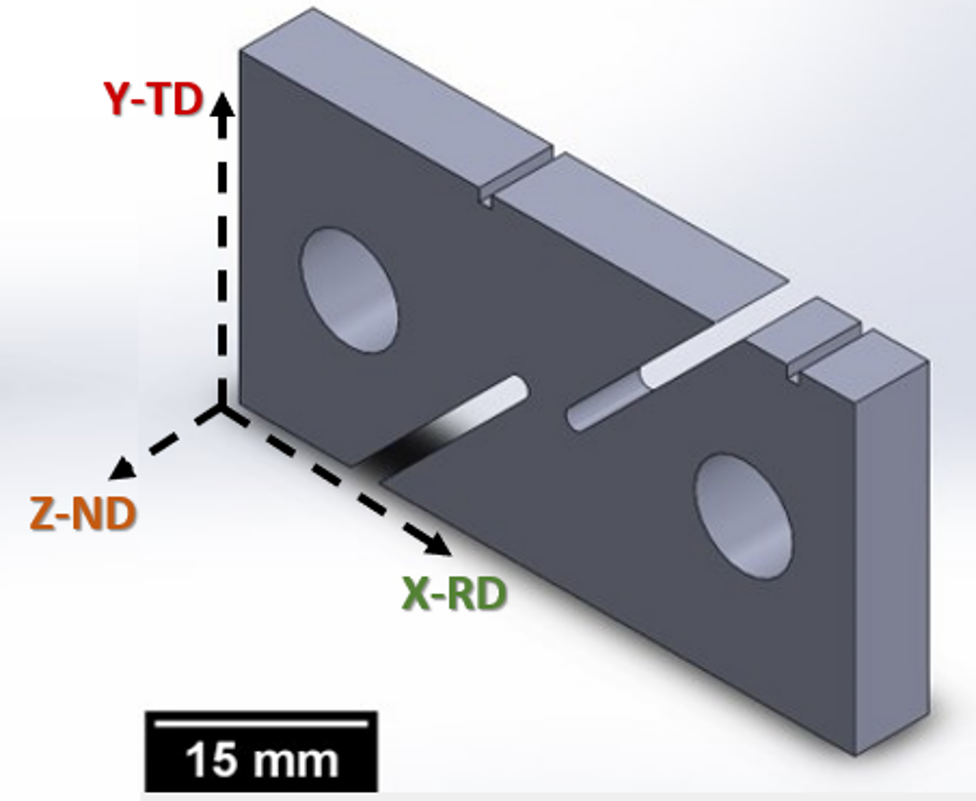
%> input picture sps.png, 976 x 801 px
$ octave euler_crystals_final_code.m   (GNU Octave 9; MATLAB toolbox functions it lacks are replaced by stand-ins)
%> lines starting %> are read from the running program, lines starting %| are printed output that depends on the picture
clear
clc
close all

% if you want to show any crstal, select x=1, if not select x=0
x1=1 ;
x2=0 ;

Eo=[30,0,0 ] ;
Ex=[65.6,13.1,-48.04]  ;


figure, hold on
if x1==1
text(1,1,5, 'The Crystal coloured in Blue,Euler angles [275,0,90] ', 'Rotation',-0.1,'FontSize',12, 'Color', 'b')
end
if x2==2
text(1,-2.8,4.7, 'The Crystal coloured in Magenta,Euler angles [65.6,13.1,-48.04]     ', 'Rotation',-0.1,'FontSize',12, 'Color', 'm')
end
view([10 8 5])
%%%%%%%%%%%%%%%%%%%%%%%%%%%%%%%%%%%%%%%%%% working box %%%%%%%%%%%%%%%%%%%%
% vectors
a = [2 0 0];
b = [0 0 2];
c= [0 3 0];
% starting point
C0 = [0 0 0];
% put vector in a matrix, to make the code more flexible (e.g. more vectors)
V = [a; b;c];
% replicate the starting point for all vectors
C = repmat(C0,size(V,1),1);
% plot
hold on
quiver3(C(:,1),C(:,2),C(:,3),V(:,1),V(:,2),V(:,3),'k-.','LineWidth',2)
hold on
text(1.9,-0.7,-0.1, 'Z-ND', 'Rotation',+5,'FontSize',18, 'Color', '#D95319')
text(-0.1,2.5,0.1, 'X-RD', 'Rotation',+5,'FontSize',18, 'Color', '#77AC30')
text(0.5,0.0,2.1, 'Y-TD', 'Rotation',+5,'FontSize',18, 'Color', '#A2142F')
xlabel('Z-ND'); ylabel('X-RD'); zlabel('Y-TD');
hold on
%%%%%%%%%%%%%%%%%%%%%%%%%%%%%%%%%%%%%%%%%% working box %%%%%%%%%%%%%%%%%%%%

%%%%%%%%%%%%%%%%%%%%%%%%%%%%%%%%%%%%%%% all rotations %%%%%%%%%%%%%%%%%%%%%%%%%%%%%%%%%%%%%%%%%%%%%%%%%%%
Qx(1,1)  =     cosd(Eo(1,1))* cosd(Eo(1,3))  -       sind(Eo(1,1))*sind(Eo(1,3))*cosd(Eo(1,2))      ;
Qx(1,2)  =     sind(Eo(1,1))*cosd(Eo(1,3))   +       cosd(Eo(1,1))*sind(Eo(1,3))*cosd(Eo(1,2))      ;
Qx(1,3)  =     sind(Eo(1,3))*sind(Eo(1,2))                                                       ;

Qx(2,1)  =     -cosd(Eo(1,1))*sind(Eo(1,3))  -       sind(Eo(1,1))*cosd(Eo(1,3))*cosd(Eo(1,2))       ;
Qx(2,2)  =     -sind(Eo(1,1))*sind(Eo(1,3))  +       cosd(Eo(1,1))*cosd(Eo(1,3))*cosd(Eo(1,2))       ;
Qx(2,3)  =     cosd(Eo(1,3))*sind(Eo(1,2))                                                        ;

Qx(3,1) =      sind(Eo(1,1))*sind(Eo(1,2))                                                        ;
Qx(3,2) =      -cosd(Eo(1,1))*sind(Eo(1,2))                                                       ;
Qx(3,3) =      cosd(Eo(1,2))                                                                     ;
%%%%%%%%%%%%%%%%%%%%%%%%%%%%%%%%%%%%%%% all rotations %%%%%%%%%%%%%%%%%%%%%%%%%%%%%%%%%%%%%%%%%%%%%%%%%%%

%%%%%%%%%%%%%%%%%%%%%%%%%%%%%%%%%%%%%%% all rotations %%%%%%%%%%%%%%%%%%%%%%%%%%%%%%%%%%%%%%%%%%%%%%%%%%%
Qxx(1,1)  =     cosd(Ex(1,1))* cosd(Ex(1,3))  -       sind(Ex(1,1))*sind(Ex(1,3))*cosd(Ex(1,2))      ;
Qxx(1,2)  =     sind(Ex(1,1))*cosd(Ex(1,3))   +       cosd(Ex(1,1))*sind(Ex(1,3))*cosd(Ex(1,2))      ;
Qxx(1,3)  =     sind(Ex(1,3))*sind(Ex(1,2))                                                       ;

Qxx(2,1)  =     -cosd(Ex(1,1))*sind(Ex(1,3))  -       sind(Ex(1,1))*cosd(Ex(1,3))*cosd(Ex(1,2))       ;
Qxx(2,2)  =     -sind(Ex(1,1))*sind(Ex(1,3))  +       cosd(Ex(1,1))*cosd(Ex(1,3))*cosd(Ex(1,2))       ;
Qxx(2,3)  =     cosd(Ex(1,3))*sind(Ex(1,2))                                                        ;

Qxx(3,1) =      sind(Ex(1,1))*sind(Ex(1,2))                                                        ;
Qxx(3,2) =      -cosd(Ex(1,1))*sind(Ex(1,2))                                                       ;
Qxx(3,3) =      cosd(Ex(1,2))                                                                     ;
%%%%%%%%%%%%%%%%%%%%%%%%%%%%%%%%%%%%%%% all rotations %%%%%%%%%%%%%%%%%%%%%%%%%%%%%%%%%%%%%%%%%%%%%%%%%%%


%%%%%%%%%%%%%%%%%%%%%%%%effect of first rotation %%%%%%%%%%%%%%%%%%%%%%%%%%%%%%%%%%%%%%%%%%%%%%%%%%%%
Qx1(1,1)  =     cosd(Eo(1,1))     ;
Qx1(1,2)  =     sind(Eo(1,1))     ;
Qx1(1,3)  =     0                                                     ;

Qx1(2,1)  =       - sind(Eo(1,1))  ;
Qx1(2,2)  =     cosd(Eo(1,1))       ;
Qx1(2,3)  =     0                                                       ;

Qx1(3,1) =     0                                                      ;
Qx1(3,2) =    0                                                      ;
Qx1(3,3) =    1                                                                    ;


%%%%%%%%%%%%%%%%%%%%%%%%effect of first rotation %%%%%%%%%%%%%%%%%%%%%%%%%%%%%%%%%%%%%%%%%%%%%%%%%%%%

%%%%%%%%%%%%%%%%%%%%%%%%effect of second  rotation %%%%%%%%%%%%%%%%%%%%%%%%%%%%%%%%%%%%%%%%%%%%%%%%%%%%
Qx2(1,1)  =     1      ;
Qx2(1,2)  =     0      ;
Qx2(1,3)  =     0                                                       ;

Qx2(2,1)  =     0       ;
Qx2(2,2)  =     cosd(Eo(1,2))       ;
Qx2(2,3)  =     sind(Eo(1,2))                                                        ;

Qx2(3,1) =     0                                                      ;
Qx2(3,2) =      -sind(Eo(1,2))                                                       ;
Qx2(3,3) =      cosd(Eo(1,2))          ;


%%%%%%%%%%%%%%%%%%%%%%%%effect of second rotation %%%%%%%%%%%%%%%%%%%%%%%%%%%%%%%%%%%%%%%%%%%%%%%%%%%%

%%%%%%%%%%%%%%%%%%%%%%%%effect of Third rotation %%%%%%%%%%%%%%%%%%%%%%%%%%%%%%%%%%%%%%%%%%%%%%%%%%%%

Qx3(1,1)  =     cosd(Eo(1,3))     ;
Qx3(1,2)  =    sind(Eo(1,3))      ;
Qx3(1,3)  =     0                ;

Qx3(2,1)  =     -sind(Eo(1,3))    ;
Qx3(2,2)  =     cosd(Eo(1,3))      ;
Qx3(2,3)  =     0                                                      ;

Qx3(3,1) =      0                                                        ;
Qx3(3,2) =      0                                                      ;
Qx3(3,3) =     1      ;

%%%%%%%%%%%%%%%%%%%%%%%%effect of third rotation %%%%%%%%%%%%%%%%%%%%%%%%%%%%%%%%%%%%%%%%%%%%%%%%%%%%

%%%%%%%%%%%%%%%%%%%%%%%%%%%%%%%%%%%%%%%%%%%%%%%%%%%%%%%% vectors of firxt rotation
vx=[1 ; 0 ;0 ] ;
vy=[0 ;1 ;0] ;
vz=[0 ; 0 ;1 ] ;

Q1=transpose(Qx);

VX=Q1*vx ;
VY=Q1*vy ;
VZ=Q1*vz ;

T=[ 0 0 1 ; 1 0 0 ; 0 1 0 ];
%T=[1 0 0 ; 0 1 0 ; 0 0 1 ];

v_S1=[VX(1,1) ; VX(2,1) ;VX(3,1)];
v_S2=[ VY(1,1) ;VY(2,1) ;VY(3,1)];
v_S3=[ VZ(1,1); VZ(2,1) ;VZ(3,1)];
v_S4=[v_S3(1,1)+v_S1(1,1) ;v_S3(2,1)+v_S1(2,1) ;v_S3(3,1)+v_S1(3,1) ];
v_S5=[v_S2(1,1)+v_S1(1,1) ;v_S2(2,1)+v_S1(2,1) ;v_S2(3,1)+v_S1(3,1) ];
v_S6=[v_S2(1,1)+v_S3(1,1) ;v_S2(2,1)+v_S3(2,1) ;v_S2(3,1)+v_S3(3,1) ];
v_S7=[v_S2(1,1)+v_S3(1,1)+v_S1(1,1) ;v_S2(2,1)+v_S3(2,1)+v_S1(2,1) ;v_S2(3,1)+v_S3(3,1)+v_S1(3,1) ];

v_M1=T*v_S1 ;
v_M2=T*v_S2 ;
v_M3=T*v_S3 ;
v_M4=T*v_S4 ;
v_M5=T*v_S5 ;
v_M6=T*v_S6 ;
v_M7=T*v_S7 ;
%%%%%%%%%%%%%%%%%%%%%%%%%%%%%%%%%%%%%%%%%%%%%%%%%%%%%%%% vectors of firxt rotation

%%%%%%%%%%%%%%%%%%%%%%%%%%%%%%%%%%%%%%%%%%%%%%%%%%%%%%%% vectors of second rotation
vxx=[1 ; 0 ;0 ] ;
vyx=[0 ;1 ;0] ;
vzx=[0 ; 0 ;1 ] ;

Q1x=transpose(Qxx);

VXx=Q1x*vxx ;
VYx=Q1x*vyx ;
VZx=Q1x*vzx ;

T=[ 0 0 1 ; 1 0 0 ; 0 1 0 ];
%T=[1 0 0 ; 0 1 0 ; 0 0 1 ];

v_S1x=[VXx(1,1) ; VXx(2,1) ;VXx(3,1)];
v_S2x=[ VYx(1,1) ;VYx(2,1) ;VYx(3,1)];
v_S3x=[ VZx(1,1); VZx(2,1) ;VZx(3,1)];
v_S4x=[v_S3x(1,1)+v_S1x(1,1) ;v_S3x(2,1)+v_S1x(2,1) ;v_S3x(3,1)+v_S1x(3,1) ];
v_S5x=[v_S2x(1,1)+v_S1x(1,1) ;v_S2x(2,1)+v_S1x(2,1) ;v_S2x(3,1)+v_S1x(3,1) ];
v_S6x=[v_S2x(1,1)+v_S3x(1,1) ;v_S2x(2,1)+v_S3x(2,1) ;v_S2x(3,1)+v_S3x(3,1) ];
v_S7x=[v_S2x(1,1)+v_S3x(1,1)+v_S1x(1,1) ;v_S2x(2,1)+v_S3x(2,1)+v_S1x(2,1) ;v_S2x(3,1)+v_S3x(3,1)+v_S1x(3,1) ];

v_M1x=T*v_S1x ;
v_M2x=T*v_S2x ;
v_M3x=T*v_S3x ;
v_M4x=T*v_S4x ;
v_M5x=T*v_S5x ;
v_M6x=T*v_S6x ;
v_M7x=T*v_S7x ;
%%%%%%%%%%%%%%%%%%%%%%%%%%%%%%%%%%%%%%%%%%%%%%%%%%%%%%%% vectors of second rotation


hold on


%%%%%%%%%%%%%%%%%%%%%%%%%%%%%%%%%%%%%% Initial Crystal Orientation %%%%%%%%%%%%%%%%%%%%%%%%%%%%%%%%%%
if x1==1
plot3([0 v_M1(1,1)], [0 v_M1(2,1)], [0 v_M1(3,1)],'--o',  'Color', '#77AC30','LineWidth',2)
hold on
hold on
plot3([0 v_M2(1,1)], [0 v_M2(2,1)], [0 v_M2(3,1)] ,'--o',  'Color', '#A2142F','LineWidth',2)
hold on
plot3([0 v_M3(1,1)], [0 v_M3(2,1)], [0 v_M3(3,1)] ,'--o',  'Color', '#D95319','LineWidth',2)
hold on
plot3([v_M3(1,1) v_M4(1,1)], [v_M3(2,1) v_M4(2,1)], [v_M3(3,1) v_M4(3,1)], 'bo-')
hold on
plot3([v_M4(1,1) v_M1(1,1)], [v_M4(2,1) v_M1(2,1)], [v_M4(3,1) v_M1(3,1)], 'bo-')
hold on
plot3([v_M2(1,1) v_M5(1,1)], [v_M2(2,1) v_M5(2,1)], [v_M2(3,1) v_M5(3,1)], 'bo-')
hold on
plot3([v_M5(1,1) v_M1(1,1)], [v_M5(2,1) v_M1(2,1)], [v_M5(3,1) v_M1(3,1)], 'bo-')
hold on
plot3([v_M2(1,1) v_M6(1,1)], [v_M2(2,1) v_M6(2,1)], [v_M2(3,1) v_M6(3,1)], 'bo-')
hold on
plot3([v_M6(1,1) v_M3(1,1)], [v_M6(2,1) v_M3(2,1)], [v_M6(3,1) v_M3(3,1)], 'bo-')
hold on
plot3([v_M7(1,1) v_M6(1,1)], [v_M7(2,1) v_M6(2,1)], [v_M7(3,1) v_M6(3,1)], 'bo-')
hold on
plot3([v_M7(1,1) v_M5(1,1)], [v_M7(2,1) v_M5(2,1)], [v_M7(3,1) v_M5(3,1)], 'bo-')
hold on
plot3([v_M7(1,1) v_M4(1,1)], [v_M7(2,1) v_M4(2,1)], [v_M7(3,1) v_M4(3,1)], 'bo-')
end
%%%%%%%%%%%%%%%%%%%%%%%%%%%%%%%%%%%%%% Initial Crystal Orientation %%%%%%%%%%%%%%%%%%%%%%%%%%%%%%%%%%
hold on
%%%%%%%%%%%%%%%%%%%%%%%%%%%%%%%%%%%%%% second matrix    %%%%%%%%%%%%%%%%%%%%%%%%%%%%%%%%%%
if x2== 2
plot3([0 v_M1x(1,1)], [0 v_M1x(2,1)], [0 v_M1x(3,1)],'--o',  'Color', 'g','LineWidth',2)
hold on
hold on
plot3([0 v_M2x(1,1)], [0 v_M2x(2,1)], [0 v_M2x(3,1)] ,'--o',  'Color', 'r','LineWidth',2)
hold on
plot3([0 v_M3x(1,1)], [0 v_M3x(2,1)], [0 v_M3x(3,1)] ,'--o',  'Color', '#EDB120','LineWidth',2)
hold on
plot3([v_M3x(1,1) v_M4x(1,1)], [v_M3x(2,1) v_M4x(2,1)], [v_M3x(3,1) v_M4x(3,1)], 'mo-')
hold on
plot3([v_M4x(1,1) v_M1x(1,1)], [v_M4x(2,1) v_M1x(2,1)], [v_M4x(3,1) v_M1x(3,1)], 'mo-')
hold on
plot3([v_M2x(1,1) v_M5x(1,1)], [v_M2x(2,1) v_M5x(2,1)], [v_M2x(3,1) v_M5x(3,1)], 'mo-')
hold on
plot3([v_M5x(1,1) v_M1x(1,1)], [v_M5x(2,1) v_M1x(2,1)], [v_M5x(3,1) v_M1x(3,1)], 'mo-')
hold on
plot3([v_M2x(1,1) v_M6x(1,1)], [v_M2x(2,1) v_M6x(2,1)], [v_M2x(3,1) v_M6x(3,1)], 'mo-')
hold on
plot3([v_M6x(1,1) v_M3x(1,1)], [v_M6x(2,1) v_M3x(2,1)], [v_M6x(3,1) v_M3x(3,1)], 'mo-')
hold on
plot3([v_M7x(1,1) v_M6x(1,1)], [v_M7x(2,1) v_M6x(2,1)], [v_M7x(3,1) v_M6x(3,1)], 'mo-')
hold on
plot3([v_M7x(1,1) v_M5x(1,1)], [v_M7x(2,1) v_M5x(2,1)], [v_M7x(3,1) v_M5x(3,1)], 'mo-')
hold on
plot3([v_M7x(1,1) v_M4x(1,1)], [v_M7x(2,1) v_M4x(2,1)], [v_M7x(3,1) v_M4x(3,1)], 'mo-')

end


%%%%%%%%%%%%%%%%%%%%%%%%%%%%%%%%%%%%%%     %%%%%%%%%%%%%%%%%%%%%%%%%%%%%%%%%%
hold on

%%%%%%%%%%%%%%%%%%%%%%%%%%%%%%%%%%%%%%     %%%%%%%%%%%%%%%%%%%%%%%%%%%%%%%%%%


%%%%%%%%%%%%%%%%%%%%%%%%%%%%%%%%%%%%%%     %%%%%%%%%%%%%%%%%%%%%%%%%%%%%%%%%%
hold on

%%%%%%%%%%%%%%%%%%%%%%%%%%%%%%%%%%%%%%     %%%%%%%%%%%%%%%%%%%%%%%%%%%%%%%%%%


%%%%%%%%%%%%%%%%%%%%%%%%%%%%%%%%%%%%%%     %%%%%%%%%%%%%%%%%%%%%%%%%%%%%%%%%%

cdata = flipdim( imread('sps.png'), 1 );
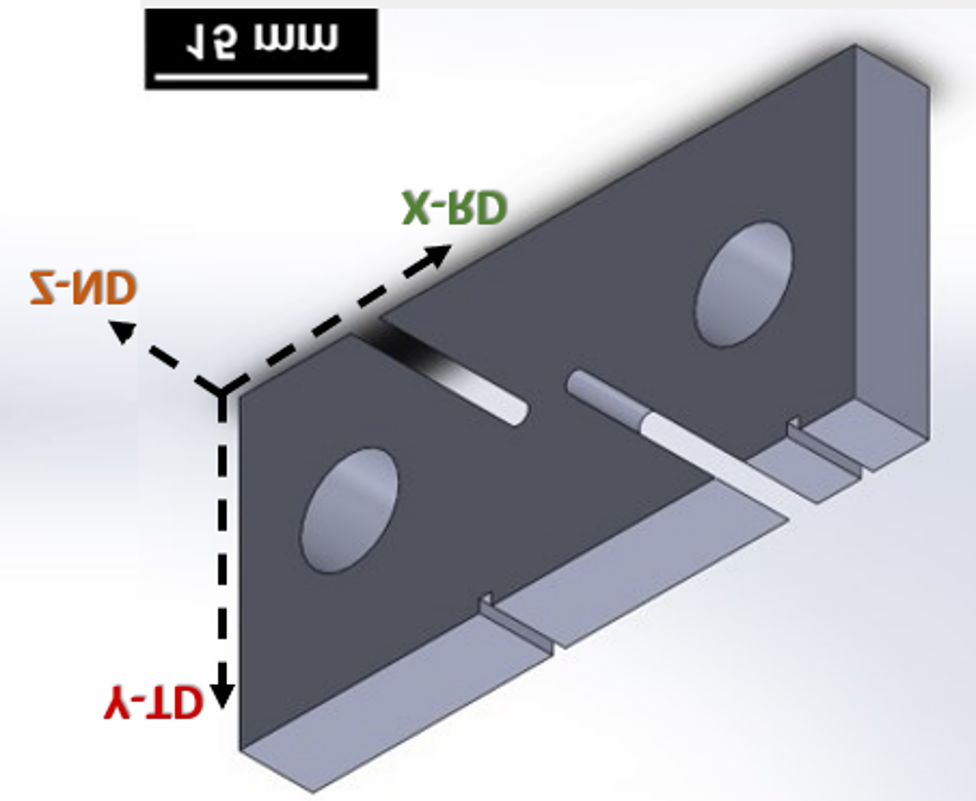
%> cdata: size 801x976x3 uint8; mean R, G, B 182, 183, 189.6; mean of the top-left, top-right, bottom-left and bottom-right quarters 205.1, 154.2, 181.9, 198.2
cdatar = flipdim( cdata, 3 );
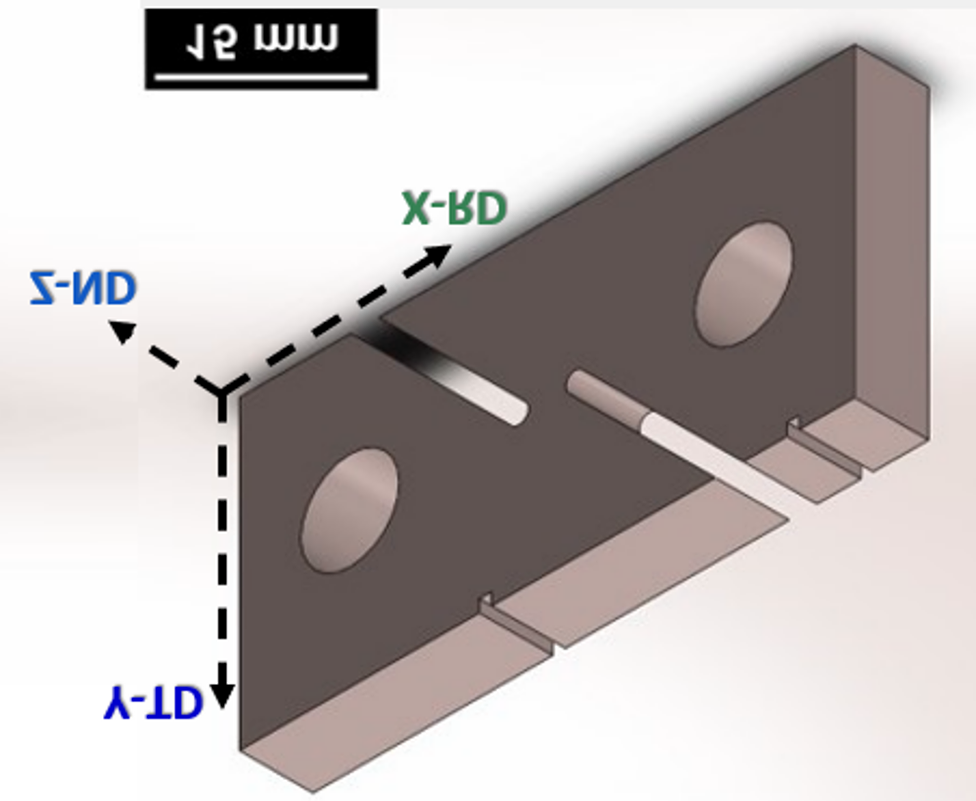
%> cdatar: size 801x976x3 uint8; mean R, G, B 189.6, 183, 182
% right
surface([0 0; 0 0], [1 5; 1 5], [2 2; 4 4], ...
    'FaceColor', 'texturemap', 'CData', cdata );

%%%%%%%%%%%%%%%%%%%%%%%%%%%%%%%%%%%%%%     %%%%%%%%%%%%%%%%%%%%%%%%%%%%%%%%%%


grid on;
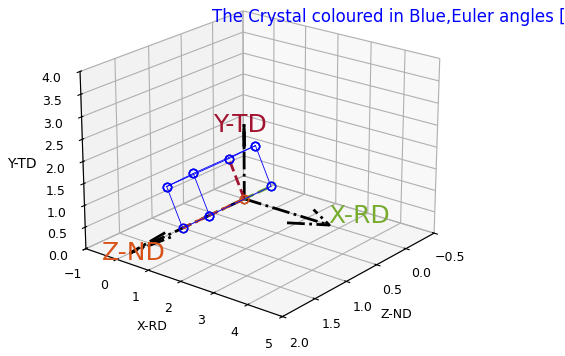
%> figure redrawn from the program's plot data
